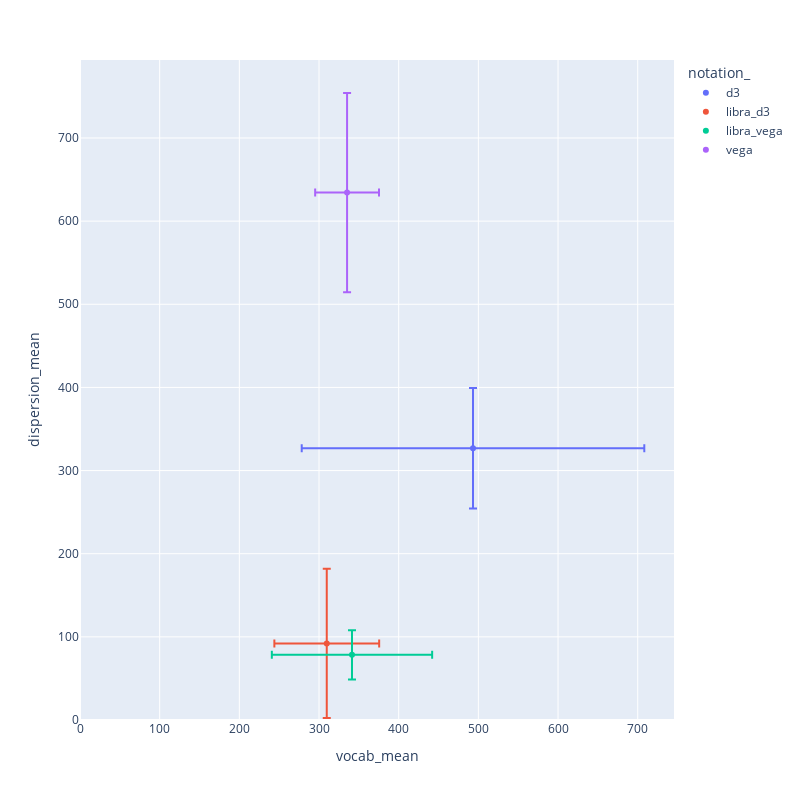

Here is the notebook cell this chart was saved with:
### Code cell
fig = px.scatter(df2, x="vocab_mean", y="dispersion_mean", error_x="vocab_std", error_y="dispersion_std", color="notation_", width=800, height=800)
fig.update_layout(xaxis_rangemode="tozero", yaxis_rangemode="tozero")

### Figure 1 — Plotly figure (JSON) as saved in the notebook; plotly's stock layout.template omitted (floating-point values rounded to 4 significant figures)
{"data": [{"error_x": {"array": [215.0]}, "error_y": {"array": [72.44]}, "hovertemplate": "notation_=d3<br>vocab_mean=%{x}<br>dispersion_mean=%{y}<extra></extra>", "legendgroup": "d3", "marker": {"color": "#636efa", "symbol": "circle"}, "mode": "markers", "name": "d3", "orientation": "v", "showlegend": true, "type": "scatter", "x": [493.3], "xaxis": "x", "y": [326.8], "yaxis": "y"}, {"error_x": {"array": [65.77]}, "error_y": {"array": [89.7]}, "hovertemplate": "notation_=libra_d3<br>vocab_mean=%{x}<br>dispersion_mean=%{y}<extra></extra>", "legendgroup": "libra_d3", "marker": {"color": "#EF553B", "symbol": "circle"}, "mode": "markers", "name": "libra_d3", "orientation": "v", "showlegend": true, "type": "scatter", "x": [309.7], "xaxis": "x", "y": [92.1], "yaxis": "y"}, {"error_x": {"array": [100.6]}, "error_y": {"array": [29.67]}, "hovertemplate": "notation_=libra_vega<br>vocab_mean=%{x}<br>dispersion_mean=%{y}<extra></extra>", "legendgroup": "libra_vega", "marker": {"color": "#00cc96", "symbol": "circle"}, "mode": "markers", "name": "libra_vega", "orientation": "v", "showlegend": true, "type": "scatter", "x": [341.4], "xaxis": "x", "y": [78.35], "yaxis": "y"}, {"error_x": {"array": [40.06]}, "error_y": {"array": [119.8]}, "hovertemplate": "notation_=vega<br>vocab_mean=%{x}<br>dispersion_mean=%{y}<extra></extra>", "legendgroup": "vega", "marker": {"color": "#ab63fa", "symbol": "circle"}, "mode": "markers", "name": "vega", "orientation": "v", "showlegend": true, "type": "scatter", "x": [335.2], "xaxis": "x", "y": [634.3], "yaxis": "y"}], "layout": {"height": 800, "legend": {"title": {"text": "notation_"}, "tracegroupgap": 0}, "margin": {"t": 60}, "width": 800, "xaxis": {"anchor": "y", "domain": [0, 1], "rangemode": "tozero", "title": {"text": "vocab_mean"}}, "yaxis": {"anchor": "x", "domain": [0, 1], "rangemode": "tozero", "title": {"text": "dispersion_mean"}}}}
